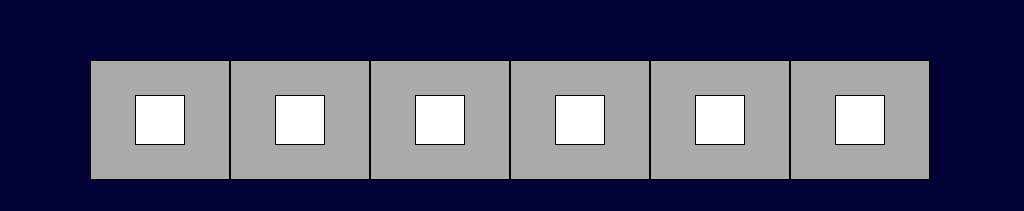
<?xml version="1.0" encoding="UTF-8"?>
<ui version="4.0">
 <class>VehicleAirConditionerPage</class>
 <widget class="QWidget" name="VehicleAirConditionerPage">
  <property name="geometry">
   <rect>
    <x>0</x>
    <y>0</y>
    <width>1024</width>
    <height>211</height>
   </rect>
  </property>
  <property name="windowTitle">
   <string>Form</string>
  </property>
  <property name="styleSheet">
   <string notr="true">QWidget
{
	background-color: rgb(0,0,50);
}
QLabel
{

font:24px,&quot;微软雅黑&quot;;
border:1px solid black;
}</string>
  </property>
  <widget class="QLabel" name="LBLTC1">
   <property name="geometry">
    <rect>
     <x>90</x>
     <y>60</y>
     <width>140</width>
     <height>120</height>
    </rect>
   </property>
   <property name="styleSheet">
    <string notr="true">background-color:rgb(170,170,170);</string>
   </property>
   <property name="text">
    <string/>
   </property>
  </widget>
  <widget class="QLabel" name="LBLTC2">
   <property name="geometry">
    <rect>
     <x>790</x>
     <y>60</y>
     <width>140</width>
     <height>120</height>
    </rect>
   </property>
   <property name="styleSheet">
    <string notr="true">background-color:rgb(170,170,170);</string>
   </property>
   <property name="text">
    <string/>
   </property>
  </widget>
  <widget class="QLabel" name="LBLM1">
   <property name="geometry">
    <rect>
     <x>370</x>
     <y>60</y>
     <width>140</width>
     <height>120</height>
    </rect>
   </property>
   <property name="styleSheet">
    <string notr="true">background-color:rgb(170,170,170);</string>
   </property>
   <property name="text">
    <string/>
   </property>
  </widget>
  <widget class="QLabel" name="LBLMP2">
   <property name="geometry">
    <rect>
     <x>650</x>
     <y>60</y>
     <width>140</width>
     <height>120</height>
    </rect>
   </property>
   <property name="styleSheet">
    <string notr="true">background-color:rgb(170,170,170);</string>
   </property>
   <property name="text">
    <string/>
   </property>
  </widget>
  <widget class="QLabel" name="LBLM2">
   <property name="geometry">
    <rect>
     <x>510</x>
     <y>60</y>
     <width>140</width>
     <height>120</height>
    </rect>
   </property>
   <property name="styleSheet">
    <string notr="true">background-color:rgb(170,170,170);</string>
   </property>
   <property name="text">
    <string/>
   </property>
  </widget>
  <widget class="QLabel" name="LBLMP1">
   <property name="geometry">
    <rect>
     <x>230</x>
     <y>60</y>
     <width>140</width>
     <height>120</height>
    </rect>
   </property>
   <property name="styleSheet">
    <string notr="true">background-color:rgb(170,170,170);</string>
   </property>
   <property name="text">
    <string/>
   </property>
  </widget>
  <widget class="QLabel" name="lbl_airCondition1">
   <property name="geometry">
    <rect>
     <x>135</x>
     <y>95</y>
     <width>50</width>
     <height>50</height>
    </rect>
   </property>
   <property name="styleSheet">
    <string notr="true">background-color: rgb(255, 255, 255);</string>
   </property>
   <property name="text">
    <string/>
   </property>
  </widget>
  <widget class="QLabel" name="lbl_airCondition2">
   <property name="geometry">
    <rect>
     <x>275</x>
     <y>95</y>
     <width>50</width>
     <height>50</height>
    </rect>
   </property>
   <property name="styleSheet">
    <string notr="true">background-color: rgb(255, 255, 255);</string>
   </property>
   <property name="text">
    <string/>
   </property>
  </widget>
  <widget class="QLabel" name="lbl_airCondition3">
   <property name="geometry">
    <rect>
     <x>415</x>
     <y>95</y>
     <width>50</width>
     <height>50</height>
    </rect>
   </property>
   <property name="styleSheet">
    <string notr="true">background-color: rgb(255, 255, 255);</string>
   </property>
   <property name="text">
    <string/>
   </property>
  </widget>
  <widget class="QLabel" name="lbl_airCondition4">
   <property name="geometry">
    <rect>
     <x>555</x>
     <y>95</y>
     <width>50</width>
     <height>50</height>
    </rect>
   </property>
   <property name="styleSheet">
    <string notr="true">background-color: rgb(255, 255, 255);</string>
   </property>
   <property name="text">
    <string/>
   </property>
  </widget>
  <widget class="QLabel" name="lbl_airCondition5">
   <property name="geometry">
    <rect>
     <x>695</x>
     <y>95</y>
     <width>50</width>
     <height>50</height>
    </rect>
   </property>
   <property name="styleSheet">
    <string notr="true">background-color: rgb(255, 255, 255);</string>
   </property>
   <property name="text">
    <string/>
   </property>
  </widget>
  <widget class="QLabel" name="lbl_airCondition6">
   <property name="geometry">
    <rect>
     <x>835</x>
     <y>95</y>
     <width>50</width>
     <height>50</height>
    </rect>
   </property>
   <property name="styleSheet">
    <string notr="true">background-color: rgb(255, 255, 255);</string>
   </property>
   <property name="text">
    <string/>
   </property>
  </widget>
 </widget>
 <resources/>
 <connections/>
</ui>
